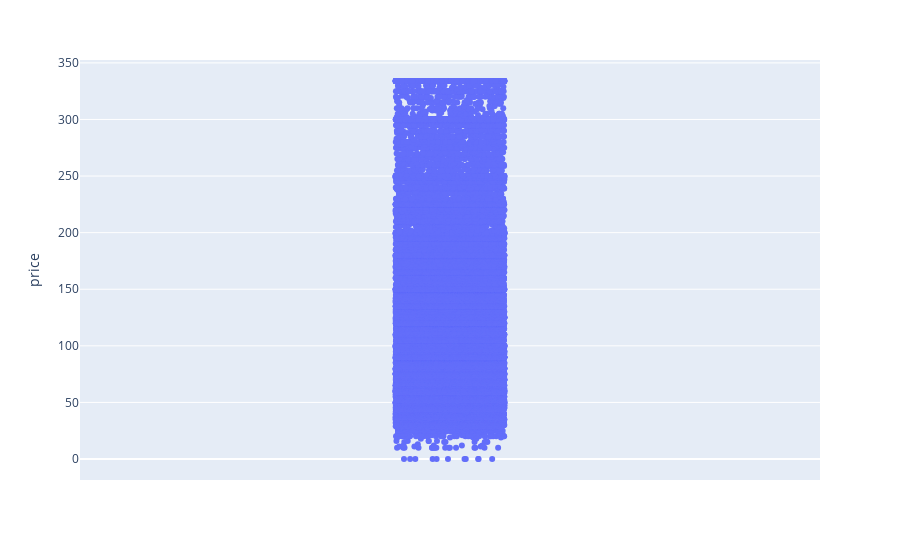

Here is the notebook cell this chart was saved with:
### Markdown cell above
The steps are:

- using `px`, call the `strip()` method to generate the strip plot
- inside the method, the parameters will be,
    - `nyc`: variable where the data is stored
    - `price`: column data to plot in the y axis
- store the result into a variable `price_strip2` that will save the plot in this variable
- display the variable `price_strip2` using the `show()` method

### Code cell
# plt.scatter(x= nyc.index, y= nyc['price'])
# #plt.hist(nyc['price'],20)
# plt.show()

final= px.strip(nyc, y='price')
final.show()

### Figure 1 — Plotly figure (JSON) as saved in the notebook; plotly's stock layout.template omitted (floating-point values rounded to 4 significant figures; data arrays with more than 128 entries replaced by an {"elided": "..."} marker saying what was removed)
{"data": [{"alignmentgroup": "True", "boxpoints": "all", "fillcolor": "rgba(255,255,255,0)", "hoveron": "points", "hovertemplate": "price=%{y}<extra></extra>", "legendgroup": "", "line": {"color": "rgba(255,255,255,0)"}, "marker": {"color": "#636efa"}, "name": "", "offsetgroup": "", "orientation": "v", "pointpos": 0, "showlegend": false, "type": "box", "x0": " ", "xaxis": "x", "y": {"elided": "48895 int values"}, "y0": " ", "yaxis": "y"}], "layout": {"autosize": true, "boxmode": "group", "legend": {"tracegroupgap": 0}, "margin": {"t": 60}, "xaxis": {"anchor": "y", "autorange": true, "domain": [0, 1], "range": [-0.5, 0.5], "type": "category"}, "yaxis": {"anchor": "x", "autorange": true, "domain": [0, 1], "range": [-18.56, 352.6], "title": {"text": "price"}, "type": "linear"}}}
